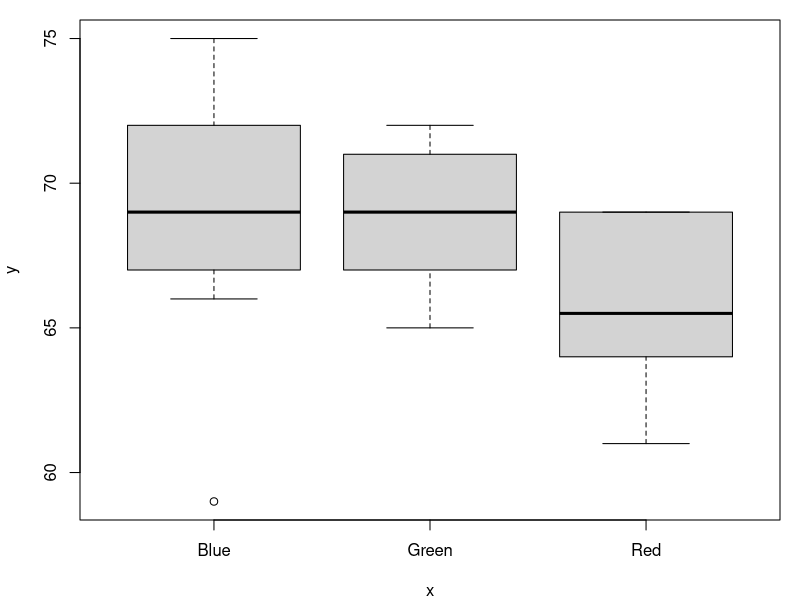
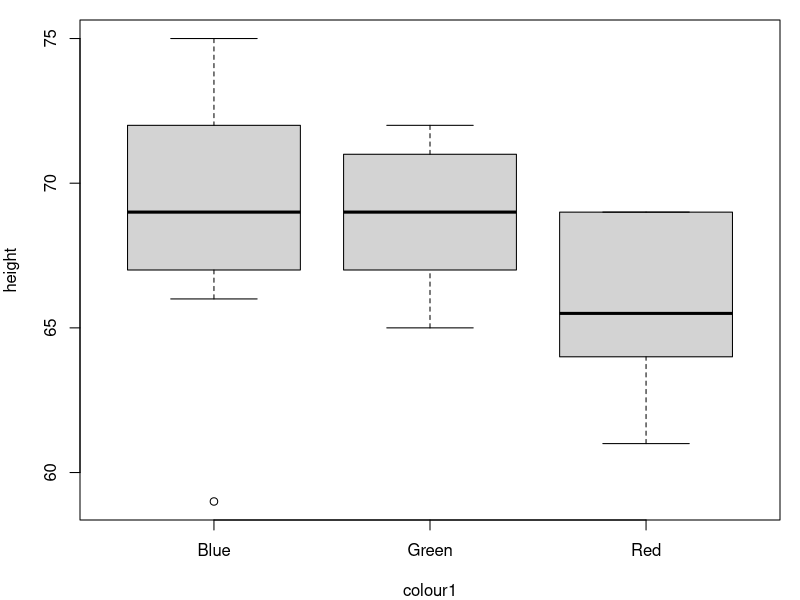
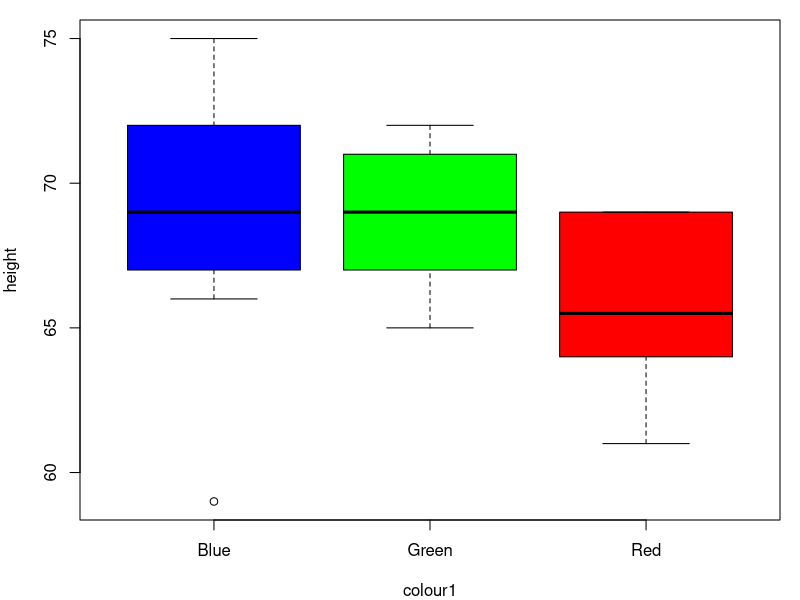
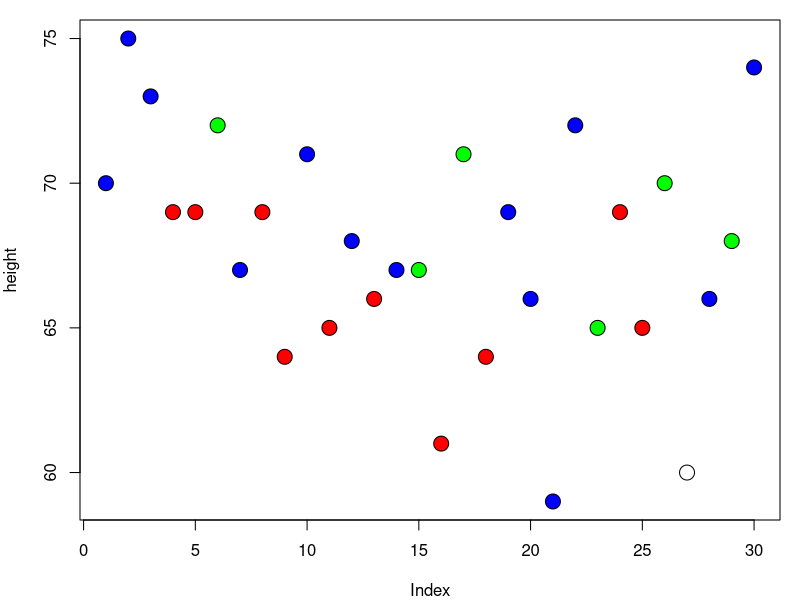
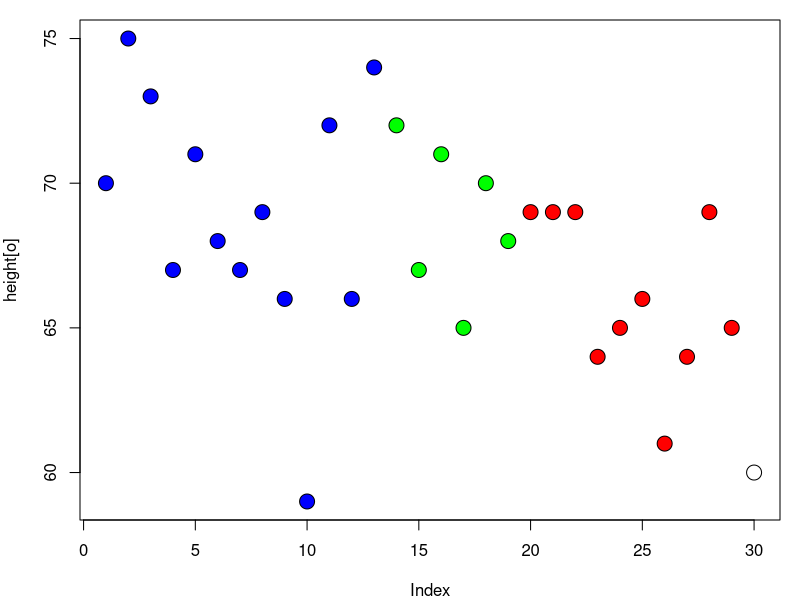
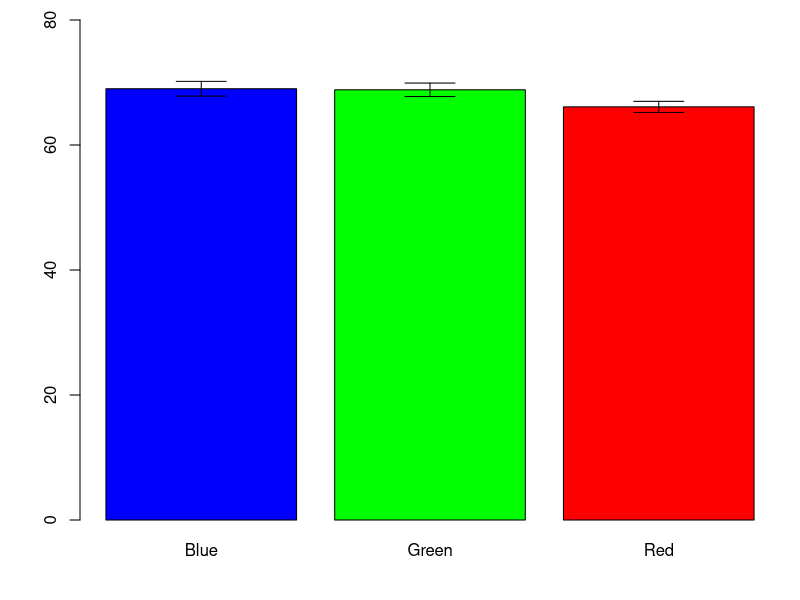
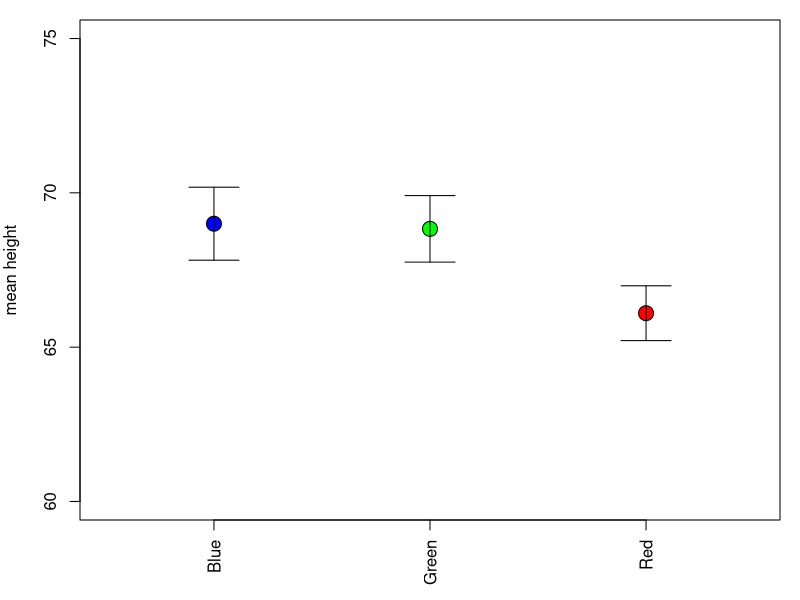
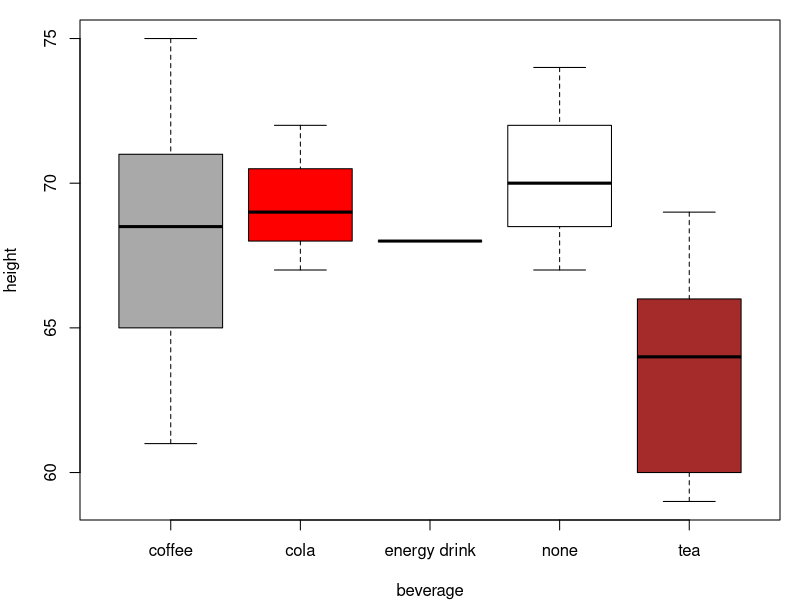

R code for these plots, in order:
# --- Single-factor ANOVA ---

survey = read.csv('survey.csv', as.is=FALSE)
survey = survey[!is.na(survey$height),]
attach(survey)

par(mar=c(4,4,1,1))
# search for a relationship between favourite colour and height
  # visual inspection: box plot
plot(colour1, height)
plot(height ~ colour1)
plot(height ~ colour1, col=c('blue','green','red'))
  # visual inspection: colour-coded scatter plot (no x-axis)
plot(height, pch=21, bg=c('blue','green','red')[colour1], cex=2)
o = order(colour1)
plot(height[o], pch=21, bg=c('blue','green','red')[colour1[o]], cex=2)
  # visual inspection: barplot
means = tapply(height, colour1, mean)
pl = barplot(means, col=c('blue','green','red'), ylim=c(0,80))
SE = tapply(height, colour1, sd)/sqrt(tapply(height, colour1, length))
errorbars = function(x, ymin, ymax) arrows(x,ymin,x,ymax,code=3,angle=90) 
errorbars(pl, means-SE, means+SE)
  # visual inspection: plot with error bars
plot(means, ylim=c(60,75), xlim=c(0.5,3.5), pch=21, bg=c('blue','green','red'), cex=2, 
		 xaxt='n', xlab='', ylab='mean height')
errorbars(1:3, means-SE, means+SE)
axis(1, at=1:3, labels=names(means), las=3)

  # t-tests (not the best for multiple comparisons)
height.blue = height[colour1=='Blue']
height.green = height[colour1=='Green']
height.red = height[colour1=='Red']
t.test(height.blue, height.red, var.equal=TRUE)
t.test(height.blue, height.green, var.equal=TRUE)
t.test(height.green, height.red, var.equal=TRUE)

  # analysis of variance
m = aov(height~colour1)
summary(m)
summary.lm(m)
  # Tukey's HSD (a post-hoc test)
TukeyHSD(m)

# search for a relationship between favourite beverage and height
beverage[is.na(beverage)] = 'none'
plot(height ~ beverage, col=c('darkgray','red','green','white','brown'))
m = aov(height~beverage)
summary(m)
summary.lm(m)
TukeyHSD(m)

#search for a relationship between football club and height
m = aov(height~football_club)
summary(m)

#search for a relationship between gender and height
m = aov(height~gender)
summary(m)
summary.lm(m)

#detach(survey)

##########


# --- Two-factor ANOVA ---

#survey = read.csv('survey.csv')
#survey = survey[!is.na(survey$height),]
#attach(survey)
colour = factor(colour1, levels=c('Blue','Red','Green')) # reorder factor levels
means = tapply(height, list(colour,beverage), mean)
means
barplot(means, beside=TRUE,col=c('blue','red','green'))

m2 = aov(height~colour*beverage)
summary(m2)
summary.lm(m2)

m2s = aov(height~colour+beverage)
summary(m2s)
summary.lm(m2s)


# --- Multi-factor ANOVA ---

m3 = aov(height~gender*beverage*colour)
summary(m3)
detach(survey)

ic = read.csv('icecream.csv',row.names=1,as.is=FALSE)
head(ic)
summary(ic)
7*2*2*3*2  # number of parameters if all interactions considered
nrow(ic) # not enough data to consider them all

par(mfrow=c(2,3))
par(mar=c(2,2,2,0.5))
plot(ic$profits)
plot(ic$day,ic$profits,main='day')
plot(ic$sky,ic$profits,main='sky')
plot(ic$wind,ic$profits,main='wind')
plot(ic$rain,ic$profits,main='rain')
plot(ic$temp,ic$profits,main='temp')
par(mfrow=c(1,1))
par(mar=c(4,4,1,1))

tapply(ic$profits, list(ic$day,ic$temp), mean)
tapply(ic$profits, list(ic$day,ic$rain), mean)

icm1 = aov(profits~.*.,data=ic)  # Multi-variable ANOVA with two-way interactions
summary(icm1)

icm2 = aov(profits~day+wind+rain+temp, data=ic) # sky and interactions weren't significant: drop
summary(icm2)
summary.lm(icm2)

# Reduce days of week by merging Mo+Tu+We+Th into weekday
icw = ic
levels(icw$day)
levels(icw$day) = c('Fr','weekday','Sa','Su','weekday','weekday','weekday') 
icm3 = aov(profits~day+wind+rain+temp,data=icw)
anova(icm3, icm2)    # simpler model not significantly different, so adopt it


# Predict whether to open or close on various days based on weather forecast
predict(icm3,list(day='Sa',     wind='calm',rain='rainy',temp='cool'))
predict(icm3,list(day='weekday',wind='calm',rain='rainy',temp='cool'))
predict(icm3,list(day='weekday',wind='calm',rain='rainy',temp='cool'),level=0.95,interval="prediction")

# Check plots
plot(icm3)

# Reordering factors
levels(icw$day)
icw$day = factor(icw$day,levels(icw$day)[c(2,1,3,4)]) # what was 2nd now is in the first position...
levels(icw$day)



##########

# --- Multi-level ANOVA ---

re.full = read.csv('reactiontimes.csv',as.is=FALSE)
summary(re.full)
a.wrong = aov(reaction~gender*treatment,data=re.full) # wrong analysis
summary(a.wrong)
head(re.full)

re = aggregate(reaction~gender*names*treatment,data=re.full,FUN=mean) # average over pseudoreplicates
head(re)

# Ask three questions:
#  Q1 - Does gender affect reaction time?
#  Q2 - Does caffeine improve reaction time?
#  Q3 - Does gender affect how much caffeine improves reaction times?

# Method A: Do the error grouping ourselves with aggregate()

# Q1 is a between-subjects test: gender is a fixed property of the subjects
re2 = aggregate(reaction~gender*names,data=re.full,FUN=mean) # average over caffeine (assumes balanced design)
re2
tapply(re2$reaction, re2$gender, mean)
mean(re2$reaction[re2$gender=='M'])
mean(re2$reaction[re2$gender=='F'])
mean(re2$reaction[re2$gender=='M'])-mean(re2$reaction[re2$gender=='F'])
t.test(re2$reaction[re2$gender=='M'],re2$reaction[re2$gender=='F'],var.equal=TRUE) # p = 0.305

# Q2 is a within-subjects test: caffeine was varied within each subject
re
t.test(re$reaction[re$treatment=='control'],re$reaction[re$treatment=='caffeine'],paired=TRUE) # p = 0.013
 # alternative approach:
diff = re$reaction[re$treatment=='control'] - re$reaction[re$treatment=='caffeine']
diff # this is the improvement in reaction time for all 10 individuals
mean(diff) # 0.05 seconds faster reaction
t.test(diff, mean=0) # one-sample t-test; confirm what we found already from the paired test


# Q3 is a mixed-effects model: both within and between subjects variables are involved
re
re.diff = data.frame(difference=diff, gender=re$gender[1:10], names=re$names[1:10])
re.diff
t.test(re.diff$difference[re.diff$gender=='F'],re.diff$difference[re.diff$gender=='M'],var.equal=TRUE) # p = 0.918


# Method B: Using Error() in R

# Q1/Q2
a12 = aov(reaction~gender+treatment+Error(names/treatment),data=re.full)
summary(a12)

# Q3
a3 = aov(reaction~gender*treatment+Error(names/treatment),data=re.full)
summary(a3)

interaction.plot(re.full$gender,re.full$treatment,re.full$reaction)
